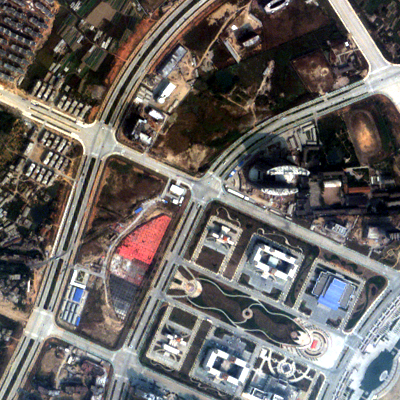
%> input picture 数字图像/实验/lab6/Evaluation_Reference.tif, 400 x 400 px
$ octave evaltioan.m   (GNU Octave 9; MATLAB toolbox functions it lacks are replaced by stand-ins)
%> lines starting %> are read from the running program, lines starting %| are printed output that depends on the picture
% 读取灰度图像
I = imread('Evaluation_Reference.tif');
%> I is the input picture: size 400x400x3 uint8; mean R, G, B 105.8, 100.8, 97.7
if size(I,3) == 3
    I = rgb2gray(I);
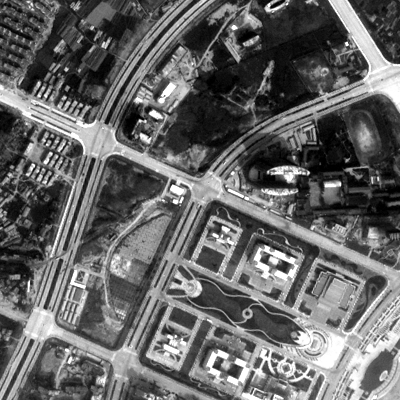
%> I: size 400x400 uint8; min 0, max 255, mean 101.9
end

% 展平图像像素为一维数据
data = I(:);

% 获取唯一灰度值及其概率分布
symbols = unique(data);
%> symbols = 256 values from 0 to 255
counts = histc(data, symbols);
%> counts = 256 values, max 2275 at index 256, min 87 at index 245, mean 625
prob = counts / numel(data);
%> prob = 256 values, max 0.0142 at index 256, min 0.000544 at index 245, mean 0.00391

% 构建霍夫曼字典
%> (the run ends here)
